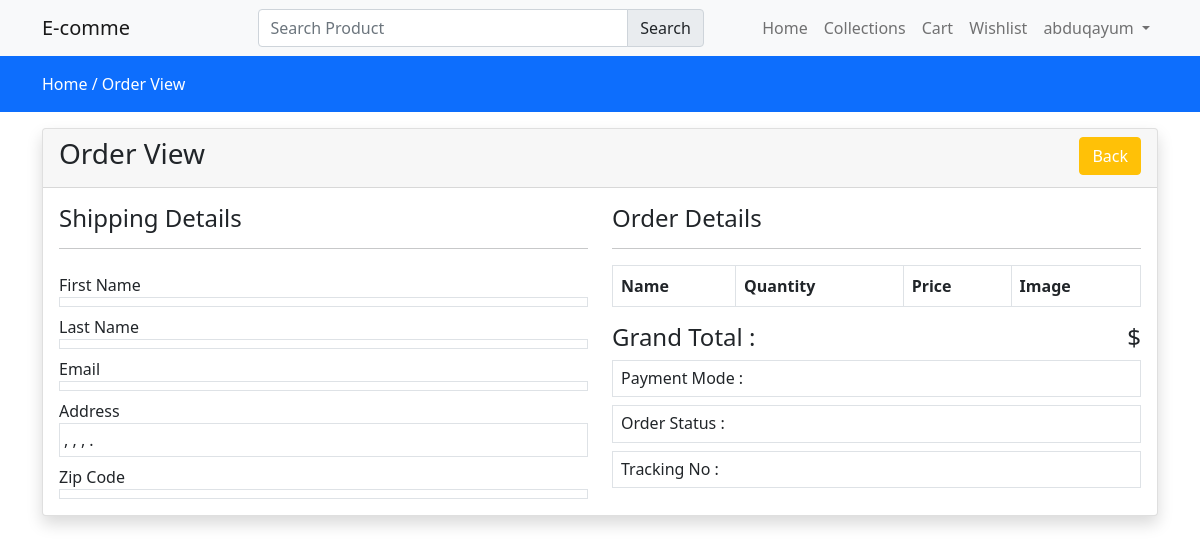
/view-order/abduqayum288956 (signed in), run on an earlier commit of the app's database.
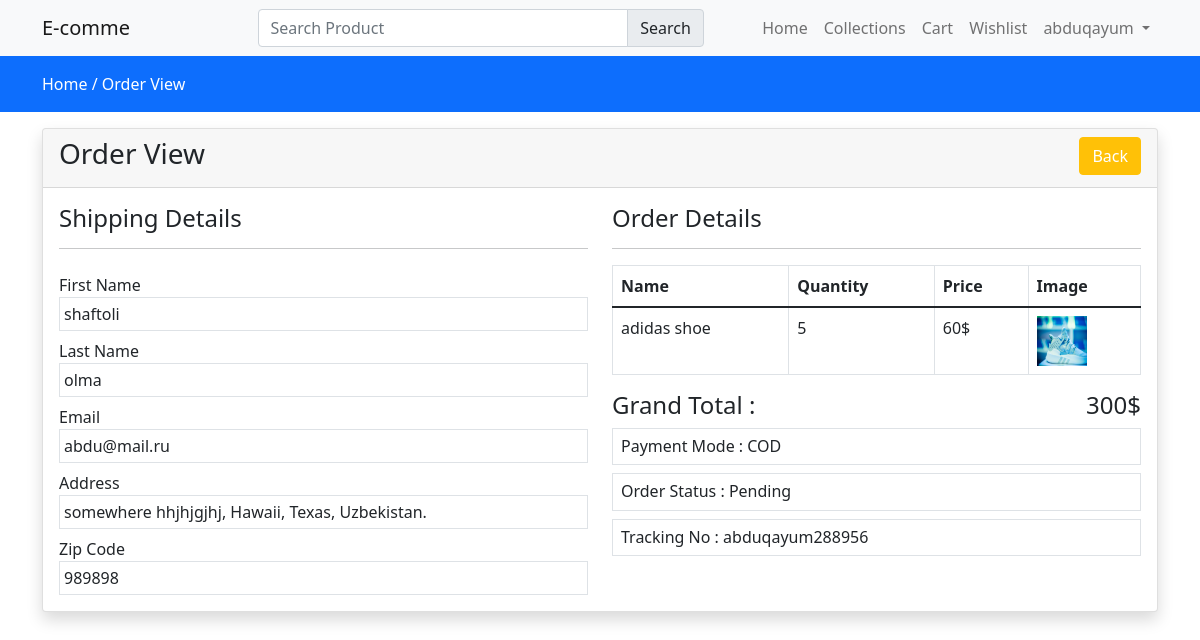
And on a later commit of the database.
### store/models.py (models this page shows, shortened)
class Order(models.Model):
    user = models.ForeignKey(User, on_delete=models.CASCADE)
    fname = models.CharField(max_length=150, null=False)
    lname = models.CharField(max_length=150, null=False)
    email = models.EmailField(max_length=150, null=False)
    phone = models.CharField(max_length=150, null=False)
    address = models.TextField(null=False)
    city = models.CharField(max_length=150, null=False)
    state = models.CharField(max_length=150, null=False)
    country = models.CharField(max_length=150, null=False)
    pincode = models.CharField(max_length=150, null=False)
    total_price = models.FloatField(null=False)
    payment_mode = models.CharField(max_length=150, null=False)
    payment_id = models.CharField(max_length=250, null=True)
    orderstatuser = (
        ("Pending", "Pending"),
        ("Out for Shipping", "Out for Shipping"),
        ("Completed", "Completed")
    )
    status = models.CharField(max_length=150, choices=orderstatuser, default="Pending")
    message = models.TextField(null=True)
    tracking_no = models.CharField(max_length=150, null=True)
    created_at = models.DateTimeField(auto_now_add=True)
    updated_at = models.DateTimeField(auto_now=True)

class OrderItem(models.Model):
    order = models.ForeignKey(Order, on_delete=models.CASCADE)
    product = models.ForeignKey(Product, on_delete=models.CASCADE)
    price = models.FloatField(null=False)
    quantity = models.IntegerField(null=True)

class Product(models.Model):
    category = models.ForeignKey(Category, on_delete=models.CASCADE)
    slug = models.CharField(max_length=150, blank=False, null=False)
    name = models.CharField(max_length=150, blank=False, null=False)
    product_image= models.ImageField(upload_to="images", blank=False, null=False)
    small_description = models.CharField(max_length=250, blank=False, null=False)
    quantity = models.IntegerField(null=False, blank=False)
    description = models.TextField(blank=False, null=False)
    orginal_price = models.FloatField(blank=False, null=False)
    selling_price = models.FloatField(blank=False, null=False)
    status = models.BooleanField(default=False, help_text="0=default, 1=hidden")
    trending = models.BooleanField(default=False, help_text="0=default, 1=trending")
    tag = models.CharField(max_length=100, null=False, blank=False)
    meta_title = models.CharField(max_length=150, null=False, blank=False)
    meta_keywords = models.CharField(max_length=150, null=False, blank=False)
    meta_description = models.TextField(null=False, blank=False)
    created_at = models.DateTimeField(auto_now_add=True)

### store/controller/order.py (the view)
# urls.py: path("view-order/<str:tr_no>", order.vieworder, name="orderview")
@login_required(login_url="login")
def vieworder(request, tr_no):
    order = Order.objects.filter(tracking_no=tr_no).filter(user=request.user).first()
    orderitems = OrderItem.objects.filter(order=order)
    data = {
        "orderitems": orderitems,
        "order": order
    }
    return render(request, "store/orders/view.html", data)

### store/templates/store/orders/view.html (shortened to what this page needs)
{% extends 'store/layouts/main.html' %}
{% block content %}
<div class="py-3 bg-primary">
    <div class="container">
        <a class="text-white" href="{% url 'home' %}"> Home / </a>
        <a class="text-white" href="{% url 'orderview' order.tracking_no %}"> Order View </a>
    </div>
</div>
<div class="container mt-3">
        <div class="row">
            <div class="col-md-12">
                <div class="card shadow">
                    <div class="card-header">
                        <h3>Order View
                            <a href="{% url 'myorders' %}" class="btn btn-warning float-end text-white">Back</a>
                        </h3>
                    </div>
                    <div class="card-body">
                        <div class="row">
                            <div class="col-md-6">
                                <h4>Shipping Details</h4>
                                <hr>
                                <label class="mt-2">First Name</label>
                                <div class="border p-1">{{ order.fname }}</div>
                                <label class="mt-2">Last Name</label>
                                <div class="border p-1">{{ order.lname }}</div>
                                <label class="mt-2">Email</label>
                                <div class="border p-1">{{ order.email }}</div>
                                <label class="mt-2">Address</label>
                                <div class="border p-1">
                                    {{ order.address }},
                                    {{ order.city }},
                                    {{ order.state }},
                                    {{ order.country }}.
                                </div>
                                <label class="mt-2">Zip Code</label>
                                <div class="border p-1"> {{ order.pincode }} </div>
                            </div>
                            <div class="col-md-6">
                                <h4>Order Details</h4>
                                <hr>
                                <table class="table table-bordered">
                                    <thead>
                                        <tr>
                                            <th>Name</th>
                                            <th>Quantity</th>
                                            <th>Price</th>
                                            <th>Image</th>
                                        </tr>
                                    </thead>
                                    <tbody>
                                        {% for order in orderitems %}
                                            <tr>
                                                <td>{{ order.product.name}}</td>
                                                <td>{{ order.quantity}}</td>
                                                <td>{{ order.price|stringformat:'d'}}$</td>
                                                <td>
                                                    <img src="{{ order.product.product_image.url }}" height="50px" width="50px" alt="Product img">
                                                </td>
                                            </tr>
                                        {% endfor %}
                                    </tbody>
                                </table>
                                <h4>Grand Total : <span class="float-end">{{ order.total_price|stringformat:'d' }}$</span></h4>
                                <h6 class="border p-2">Payment Mode : {{ order.payment_mode }}</h6>
                                <h6 class="border p-2">Order Status : {{ order.status }}</h6>
                                <h6 class="border p-2">Tracking No : {{ order.tracking_no }}</h6>
                            </div>
                        </div>
                    </div>
                </div>
            </div>
        </div>
</div>
{% endblock content %}

### store/templates/store/layouts/main.html (shortened to what this page needs)
{% load static %}
<!DOCTYPE html>
<html lang="en">
<head>
    <link href="https://cdn.jsdelivr.net/npm/bootstrap@5.1.3/dist/css/bootstrap.min.css" rel="stylesheet">
    <link rel="stylesheet" href="//cdn.jsdelivr.net/npm/alertifyjs@1.13.1/build/css/alertify.min.css"/>
    <link rel="stylesheet" href="//cdn.jsdelivr.net/npm/alertifyjs@1.13.1/build/css/themes/default.min.css"/>
    <link rel="stylesheet" href="https://cdnjs.cloudflare.com/ajax/libs/limonte-sweetalert2/6.6.9/sweetalert2.min.css">
    <link rel="stylesheet" href="//code.jquery.com/ui/1.13.2/themes/base/jquery-ui.css">
</head>
<body>
    {% include "store/inc/navbar.html" %}
    {% block content %}
    {% endblock content %}
</body>
</html>

### store/templates/store/inc/navbar.html (shortened to what this page needs)
<nav class="navbar navbar-expand-lg navbar-light bg-light">
    <div class="container">
      <a class="navbar-brand" href="{% url 'home' %}">E-comme</a>
        <div class="search-bar">
          <form action="{% url 'searchproduct' %}" method="POST">
            <div class="input-group">
              <input type="search" required class="form-control" name="productsearch" id="seachproducts" placeholder="Search Product">
              <button class="input-group-text" type="submit">Search</button>
            </div>
          </form>
        </div>
      <div class="collapse navbar-collapse" id="navbarNav">
        <ul class="navbar-nav ms-auto">
          <li class="nav-item">
            <a class="nav-link {% if request.resolver_match.url_name == 'home' %}active{% endif %}" aria-current="page" href="{% url 'home' %}">Home</a>
          </li>
          <li class="nav-item">
            <a class="nav-link {% if request.resolver_match.url_name == 'collections' %}active{% endif %}" href="{% url 'collections' %}">Collections</a>
          </li>
          <li class="nav-item">
            <a class="nav-link {% if request.resolver_match.url_name == 'cart' %}active{% endif %}" href="{% url 'cart' %}">Cart</a>
          </li>
          <li class="nav-item">
            <a class="nav-link {% if request.resolver_match.url_name == 'wishlist' %}active{% endif %}" href="{% url 'wishlist' %}">Wishlist</a>
          </li>
          {% if request.user.is_authenticated %}
            <li class="nav-item dropdown">
              <a class="nav-link dropdown-toggle " href="#" id="navbarDropdown" role="button" data-bs-toggle="dropdown" aria-expanded="false">
                {{request.user}}
              </a>
            </li>
          {% endif %}
        </ul>
      </div>
    </div>
  </nav>

### store/templates/store/layouts/main.html (style rules this page uses)
a { text-decoration: none; color: #000; }
.search-bar { width: 40%; margin-left: 10%; }

What changed in the data, as far as the page shows it:
added Order: fname "shaftoli", lname "olma", email "abdu@mail.ru", address "somewhere hhjhjgjhj", city "Hawaii", state "Texas", country "Uzbekistan", pincode "989898", total_price "300", payment_mode "COD", status "Pending", tracking_no "abduqayum288956"
added OrderItem: product.name "adidas shoe", quantity "5", price "60", product.product_image (picture)
